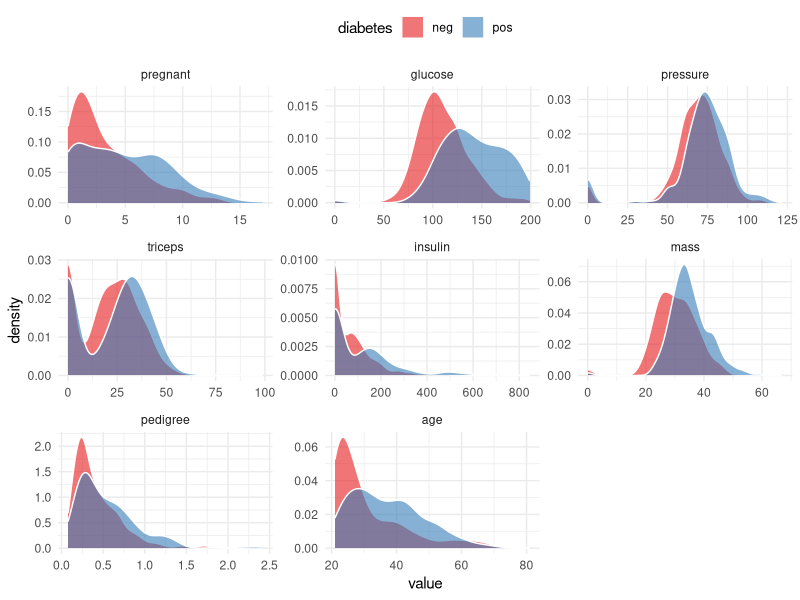
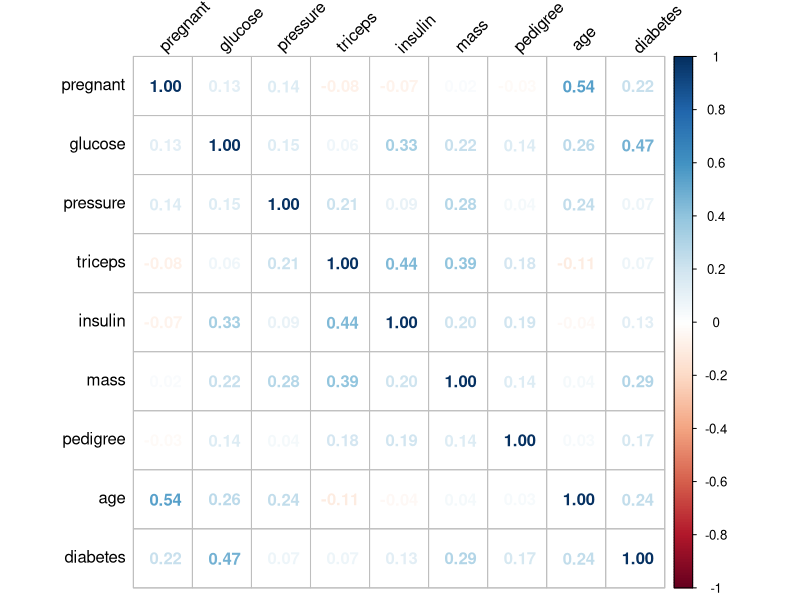
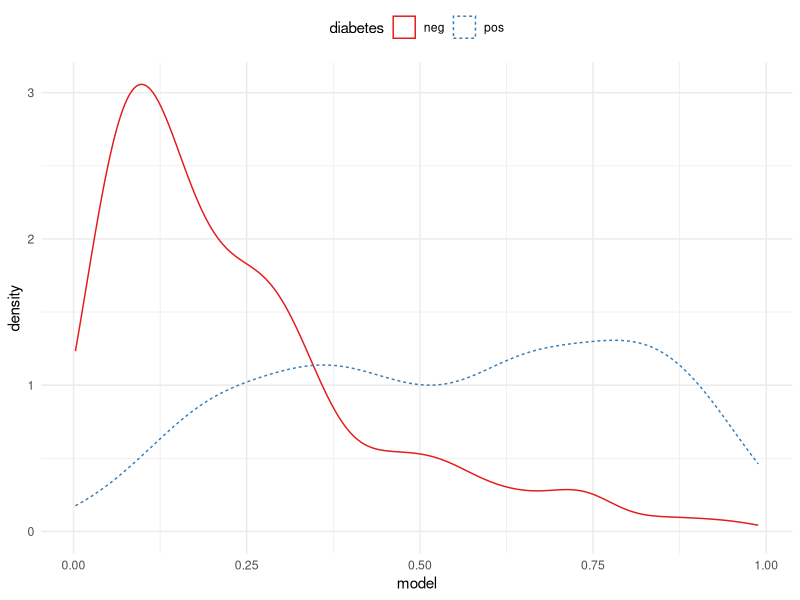
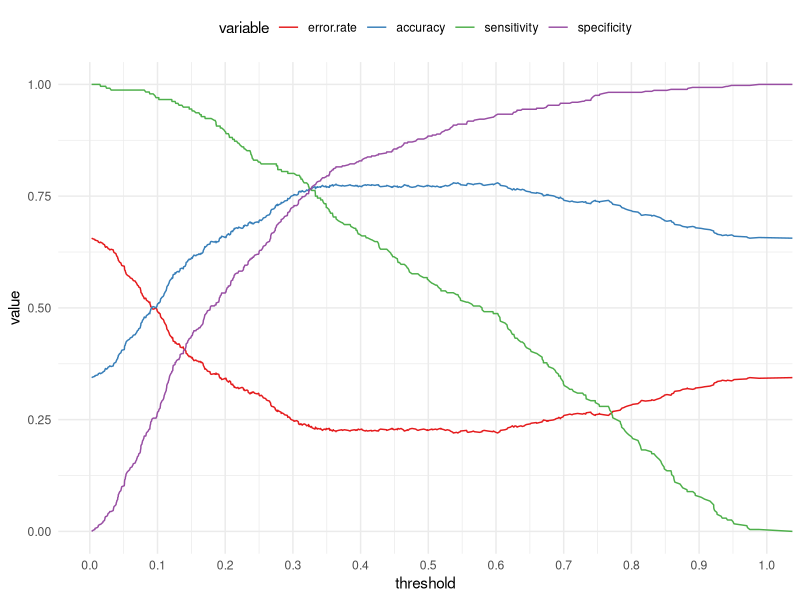
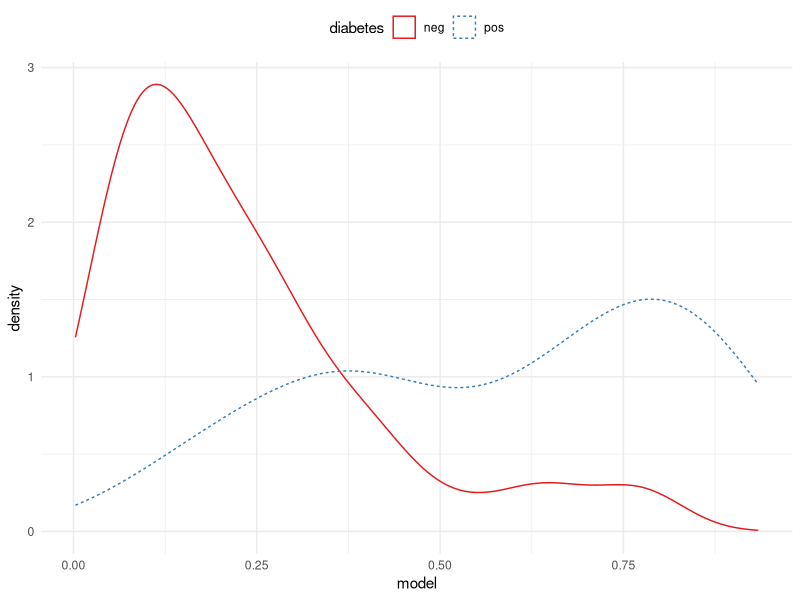

The R script that drew these images, in order:
library(ggplot2)
library(corrplot)
library(mlbench)
library(caret)
library(reshape2)
library(dplyr)
library(ROCR)

data("PimaIndiansDiabetes")
head(PimaIndiansDiabetes)
str(PimaIndiansDiabetes)
with(PimaIndiansDiabetes, table(diabetes))

melted <- melt(PimaIndiansDiabetes, id.var = 'diabetes')
ggplot(melted, aes(x = value, fill = diabetes)) +
  geom_density(color = 'white', alpha = 0.6, size = 0.5) + 
  facet_wrap(~ variable, scales = 'free') +
  theme_minimal() + scale_fill_brewer(palette = 'Set1') +
  theme(legend.position = 'top', legend.direction = 'horizontal')

# ImpVars1 <- c('pregnant', 'glucose', 'mass', 'age')

cor_mat <- cor(
  within(PimaIndiansDiabetes, 
         diabetes <- as.numeric(diabetes))) %>%
  round(digits = 2)
corrplot(cor_mat, method = 'number',
         tl.srt = 45, tl.col = 'black')
#corrplot(cor_mat, diag = FALSE, type = "upper", tl.srt = 45, tl.col = "black", method = "shade", shade.col = NA)

# ImpVars2 <- c('pregnant', 'glucose', 'mass', 'age')

glm_all <- glm(diabetes ~ ., data = PimaIndiansDiabetes,
    family = binomial(link = 'logit'))
summary(glm_all)
varImp(glm_all)
# ImpVars3 <- c('pregnant', 'glucose', 'pressure', 'mass', 'pedigree')

#######################################################
auc <- function(model, outcome) { 
  per <- performance(prediction(model, outcome == 'pos'),
                     "auc")
  as.numeric(per@y.values)
}
set.seed(13)
PimaIndiansDiabetes$split <- runif(nrow(PimaIndiansDiabetes))
training <- subset(PimaIndiansDiabetes, split <= 0.9)
test <- subset(PimaIndiansDiabetes, split > 0.9)
vars <- c('pregnant', 'glucose', 'pressure', 'mass', 'pedigree')

glm_model <- glm(diabetes ~ ., 
                 data = training[, c('diabetes', vars)],
                 family = binomial(link = 'logit')
                   )
summary(glm_model)

training$model <- predict(glm_model, training[, c('diabetes', vars)],
                          type = 'response')
ggplot(training, aes(x = model, color = diabetes, linetype = diabetes)) +
  geom_density() +
  theme_minimal() +
  theme(legend.position = 'top', legend.direction = 'horizontal') +
  scale_color_brewer(palette = 'Set1')

pred_object <- prediction(training$model, training$diabetes)
perf_object <- performance(pred_object, "sens", "spec")
sensitivity <- perf_object@y.values[[1]]
specificity <- perf_object@x.values[[1]]
acc <- performance(pred_object, "acc")
accuracy <- acc@y.values[[1]]
error.rate <- 1 - accuracy
threshold <- acc@x.values[[1]]
errors <- data.frame(cbind(threshold, 
                           cbind(error.rate, 
                                 cbind(accuracy, 
                                       cbind(sensitivity, specificity)))))

library(reshape)
error.data <- melt(errors, id.vars = "threshold")
ggplot(error.data, aes(x = threshold, y = value, 
                       col = variable)) + 
  geom_line() + scale_x_continuous(breaks = seq(0.0, 1, 0.1)) +
  theme_minimal() + 
  theme(legend.position = 'top', legend.direction = 'horizontal') +
  scale_color_brewer(palette = 'Set1')

with(training, mean(diabetes == ifelse(
  model >= 0.32, 'pos', 'neg'
)))

auc(training$model, training$diabetes)

test$model <- predict(glm_model, test[, c('diabetes', vars)],
                      type = 'response')

ggplot(test, aes(x = model, color = diabetes, linetype = diabetes)) +
  geom_density() +
  theme_minimal() +
  theme(legend.position = 'top', legend.direction = 'horizontal') +
  scale_color_brewer(palette = 'Set1') 

with(test, mean(diabetes == ifelse(
  model >= 0.32, 'pos', 'neg'
)))

auc(test$model, test$diabetes)
